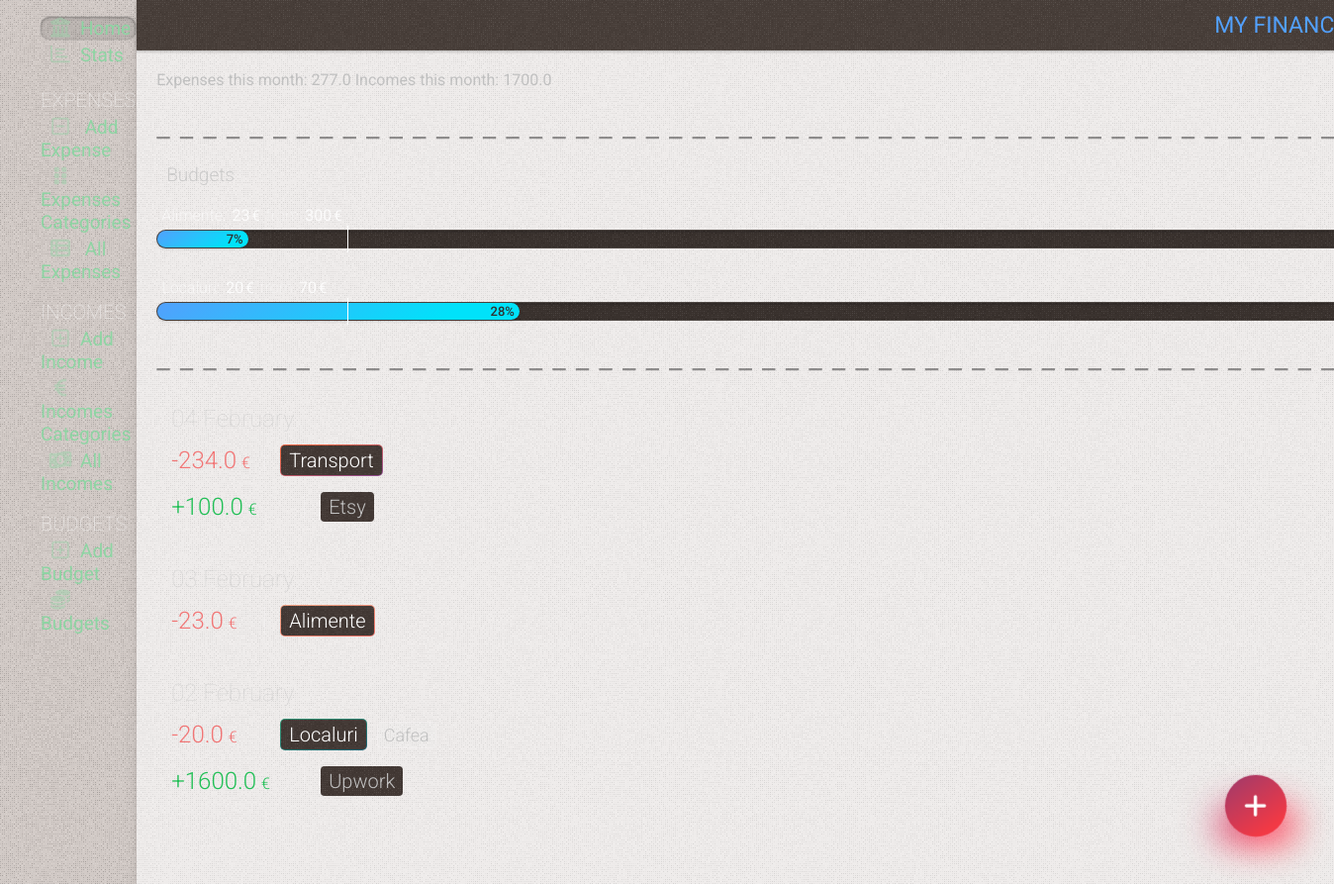
The page / on the database its author committed.
### tables this page shows
CREATE TABLE expenses
(
    id          INTEGER PRIMARY KEY AUTOINCREMENT,
    date        TIMESTAMP NOT NULL DEFAULT CURRENT_TIMESTAMP,
    sum         REAL      NOT NULL,
    category    INTEGER   NOT NULL,
    subcategory INTEGER   NOT NULL,
    comment     TEXT

);

CREATE TABLE budget
(
    id       INTEGER PRIMARY KEY AUTOINCREMENT,
    amount   REAL    NOT NULL,
    category INTEGER NOT NULL

);

CREATE TABLE categories
(
    id    INTEGER PRIMARY KEY AUTOINCREMENT,
    name  TEXT NOT NULL,
    color TEXT,
    state TEXT DEFAULT false
);

CREATE TABLE subcategories
(
    id          INTEGER PRIMARY KEY AUTOINCREMENT,
    name        TEXT    NOT NULL,
    category_id INTEGER NOT NULL,
    state       TEXT DEFAULT false

);

### app.py (the view)
@app.route('/')
def index():
    conn = get_db_connection()
    this_month_transactions = conn.execute(
        "SELECT expenses.id, "
        "strftime('%Y', date) as year, "
        "strftime('%m', date) as month, "
        "strftime('%d', date) as day, "
        "categories.name as category, "
        "categories.color as color, "
        "subcategories.name as subcategory, "
        "sum, "
        "comment "
        "FROM expenses "
        "LEFT JOIN categories on categories.id = expenses.category "
        "LEFT JOIN subcategories on subcategories.id = expenses.subcategory "
        "WHERE strftime('%Y', date) = strftime('%Y', date('now')) AND strftime('%m', date) = strftime('%m', date('now')) "

        "UNION ALL "
        "SELECT incomes.id, "
        "strftime('%Y', date) as year, "
        "strftime('%m', date) as month, "
        "strftime('%d', date) as day, "
        "categories_income.name as category, "
        "NULL as color, "
        "NULL as subcategory, "
        "amount, "
        "comment "
        "FROM incomes "
        "LEFT JOIN categories_income on categories_income.id = incomes.category "
        # "LEFT JOIN subcategories on subcategories.id = incomes.subcategory "
        "WHERE strftime('%Y', date) = strftime('%Y', date('now')) AND strftime('%m', date) = strftime('%m', date('now')) "
        "ORDER BY day DESC "
    ).fetchall()
    sum_month = conn.execute(
        "SELECT "
        "SUM(sum) as sum, id "
        "FROM expenses "
        "WHERE strftime('%Y', date) = strftime('%Y', date('now')) AND strftime('%m', date) = strftime('%m', date('now')) "
    ).fetchall()
    sum_month_income = conn.execute(
        "SELECT "
        "SUM(amount) as amount, id "
        "FROM incomes "
        "WHERE strftime('%Y', date) = strftime('%Y', date('now')) AND strftime('%m', date) = strftime('%m', date('now')) "
    ).fetchall()
    budgets = conn.execute(
        "SELECT SUM(sum) as su, "
        "categories.name as categor, "
        "budget.amount as amount "
        "FROM  expenses "
        "LEFT JOIN categories on categories.id = expenses.category "
        "LEFT JOIN budget on categories.id = budget.category "
        "WHERE strftime('%m.%Y', date) = strftime('%m.%Y','now') "
        "GROUP BY expenses.category "
        "LIMIT 5"
    ).fetchall()
    this_year = datetime.now().year
    this_month = datetime.now().month
    category_sum_total = conn.execute(
        "SELECT  sum, categories.name as category, strftime('%m', date) as month, strftime('%Y', date) as year "
        "FROM expenses  "
        "LEFT JOIN categories on categories.id = expenses.category "
    ).fetchall()
    budgets2 = conn.execute(
        "SELECT SUM(sum) as su, "
        "budget.id as bid, "
        "categories.name as categor, "
        "categories.color as color, "
        "budget.amount as amount "
        "FROM  expenses "
        "LEFT JOIN categories on categories.id = expenses.category "
        "LEFT JOIN budget on categories.id = budget.category "
        "WHERE strftime('%m.%Y', date) = strftime('%m.%Y','now') and amount != '' "
        "GROUP BY bid "
        "LIMIT 3"
    ).fetchall()
    conn.close()
    now = datetime.now()
    days_in_month = calendar.monthrange(now.year, now.month)[1]
    current_day = datetime.now().day
    return render_template('index.html', title='My Finance Tracker', gradient='text-gradient-blue',
                           this_month_transactions=this_month_transactions, sum_month=sum_month,
                           sum_month_income=sum_month_income, category_sum_total=category_sum_total,
                           this_year=this_year, this_month=this_month, budgets2=budgets2, days_in_month=days_in_month,
                           current_day=current_day)

### app.py (called while the page is built)
def get_db_connection():
    conn = sqlite3.connect('static/database.db')
    conn.row_factory = sqlite3.Row
    return conn

@app.template_filter('month_name')
def month_name(month_number):
    return calendar.month_name[month_number]

### templates/index.html (shortened to what this page needs)
{% extends 'base.html' %} {% block content %}
	<div class="page_title {{ gradient }}" >
		<span >{% block title %} {{ title }} {% endblock %}</span >
	</div >
	<div class="content w-full" >
		Expenses this month:
		{% for sum, id in sum_month %}
			{{ sum }}
		{% endfor %}
		Incomes this month:
		{% for amount, id in sum_month_income %}
			{{ amount }}
		{% endfor %}
		<div class="divider" ></div >
		<div class="flex flex-col w-full" >
			<div class="subtitle3" >Budgets</div >
			<div class="budgets budgets-home flex flex-col gap-30 mt-10" >
				{% for su, bid, categor, color, amount in budgets2 %}
					<div class="flex" >
						<div class="budget-wrap  {{ color }}" >
							<div class="budget-wrap-span" >
								{% set per = su * 100 / amount %}
								{% set today = current_day * 100 / days_in_month %}
								<div class="budget-header subtitle2 flex-1" >
									<div class="budget-title" >{{ categor }}:</div >
									<div class="budget-su {% if per > 100 %} over{% endif %}
									{% if 75 < per < 100 %} startover{% endif %}" >{{ su|int }} <span >&euro;</span ></div >
									<div class="budget-from" >from</div >
									<div class="budget-amount" >{{ amount|int }}<span >&euro;</span ></div >
										{% set remained = amount - su %}
								</div >
								<div class="budget-progress" >
									<div class="progress
									" style="width:{{ per|int }}%" >{{ per|int }}%
									</div >
									<div class="budget-progress-hide" >
									</div >
								</div >
							</div >
						</div >
					</div >
				{% endfor %}
			</div >
			<div class="divider" ></div >
			<div class="cards relative mt-10" >
				{% for key, list in this_month_transactions|groupby('day')|sort(attribute='0', reverse=True) %}
					<div class="cards-day" >{{ key }} {{ this_month|int|month_name }}</div >
					{% for id, year, month, day,  category, color, subcategory, su, comment in list %}
						<div
								class="card flex items-center relative overflow-hidden flex-wrap {% if not color %} card-income {% endif %}" >
							<div class="flex items-center w-full" >
								<div class="card-info flex flex-1" >
									<div class="flex flex-1" >
										<span class="card-amount flex items-center" >  {{ su }} <span >&euro;</span > </span >
										<div class="flex flex-col justify-center ml-15" >
											<div class="flex flex-wrap items-center" >
												<span class="{{ color }} card-category" ><span >{{ category }}</span >    </span >
												{% if (subcategory != '') and (subcategory !=None) %}
													<span class="card-subcategory ml-10" >  {{ subcategory }}  </span >
												{% endif %}
											</div >
										</div >
									</div >
								</div >
							</div >
						</div >
					{% endfor %}
				{% endfor %}
			</div >
		</div >
	</div >
{% endblock %}

### static/css/mmenu.css (style rules this page uses)
:root { --mm-line-height: 20px; --mm-listitem-size: 38px; --mm-navbar-size: 44px; --mm-offset-top: 0; --mm-offset-right: 0; --mm-offset-bottom: 0; --mm-offset-left: 0; --mm-color-border: rgba(0, 0, 0, 0.1); --mm-color-button: rgba(0, 0, 0, 0.3); --mm-color-text: rgba(0, 0, 0, 0.75); --mm-color-text-dimmed: rgba(0, 0, 0, 0.3); --mm-color-background: #f3f3f3; --mm-color-background-highlight: rgba(0, 0, 0, 0.05); --mm-color-background-emphasis: rgba(255, 255, 255, 0.4); --mm-shadow: 0 0 10px rgba(0, 0, 0, 0.3) }
:root { --mm-iconbar-size: 50px }
:root { --mm-iconpanel-size: 50px }
:root { --mm-sidebar-collapsed-size: 50px; --mm-sidebar-expanded-size: 440px }

### rows shown on the page
expenses: sum "277.0", sum "20.0", name "Localuri", name "Cafea"
budget: categor "Alimente", su "23", amount "300", per "7"
budget: su "20", amount "70", per "28"
expenses: sum "234.0", name "Transport"
expenses: sum "23.0", name "Alimente"

### other values the page prints
{{ title }} "MY…"
{{ amount }} "1700.0"
{{ key }} "04" "03" "02"
{{ su }} "100.0" "1600.0"
{{ category }} "Etsy" "Upwork"
